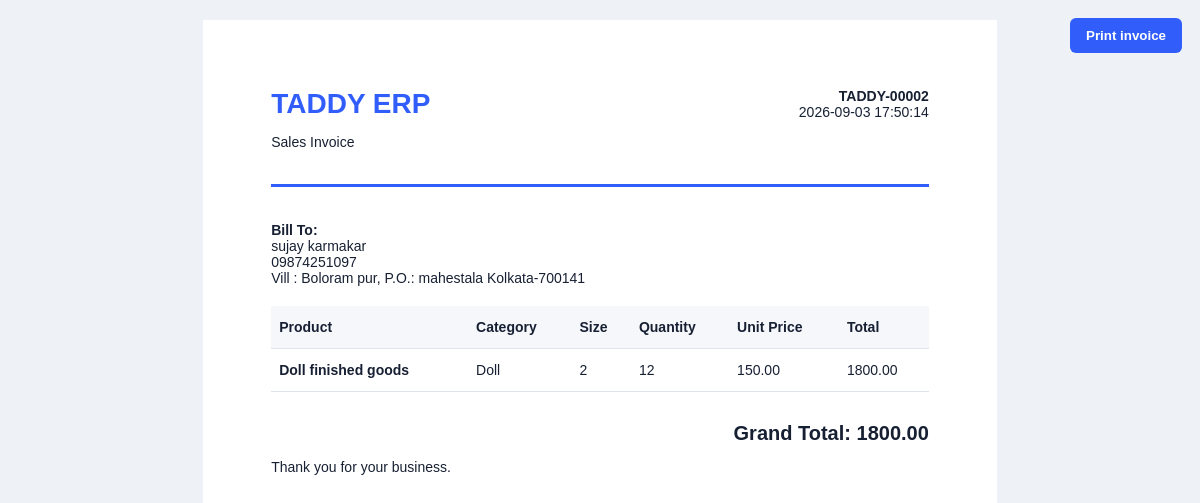
Screenshot of /invoice/TADDY-00002 (signed in) with the database file from the repository.
### tables this page shows
CREATE TABLE invoices (
                    id INTEGER PRIMARY KEY AUTOINCREMENT,
                    sale_id INTEGER NOT NULL, invoice_no TEXT NOT NULL UNIQUE,
                    customer_name TEXT NOT NULL, total REAL NOT NULL,
                    created_at TIMESTAMP DEFAULT CURRENT_TIMESTAMP,
                    FOREIGN KEY(sale_id) REFERENCES sales(id)
                );

CREATE TABLE sales (
                    id INTEGER PRIMARY KEY AUTOINCREMENT,
                    customer_name TEXT NOT NULL, phone TEXT DEFAULT '',
                    product_name TEXT NOT NULL, category TEXT NOT NULL,
                    size TEXT NOT NULL, quantity INTEGER NOT NULL,
                    unit_price REAL NOT NULL, total REAL NOT NULL,
                    created_at TIMESTAMP DEFAULT CURRENT_TIMESTAMP
                , address TEXT DEFAULT '', transaction_id TEXT);

### app.py (the view)
@app.get("/invoice/<invoice_no>")
def invoice(invoice_no):
    invoice_data = inventory.get_invoice(invoice_no)
    if not invoice_data:
        return "Invoice not found", 404
    return render_template("invoice.html", invoice=invoice_data)

### app.py (called while the page is built)
@app.before_request
def require_login():
    public_endpoints = {"login", "static"}
    if request.endpoint not in public_endpoints and not session.get("logged_in"):
        return redirect(url_for("login"))

### main.py (called while the page is built)
    def _connect(self):
        conn = sqlite3.connect(DB_PATH)
        conn.row_factory = sqlite3.Row
        conn.execute("PRAGMA foreign_keys = ON")
        return conn

    @contextmanager
    def _db(self):
        conn = self._connect()
        try:
            yield conn
            conn.commit()
        finally:
            conn.close()

### templates/invoice.html (shortened to what this page needs)
<!doctype html>
<html lang="en">
<head><meta charset="utf-8"><title>{{ invoice.invoice_no }} - TADDY ERP</title>
</head>
<body><button class="print" onclick="window.print()">Print invoice</button><main class="invoice">
  <div class="head"><div><h1>TADDY ERP</h1><p>Sales Invoice</p></div><div class="meta"><strong>{{ invoice.invoice_no }}</strong><br>{{ invoice.created_at }}</div></div>
  <div class="customer"><strong>Bill To:</strong><br>{{ invoice.customer_name }}{% if invoice.phone %}<br>{{ invoice.phone }}{% endif %}{% if invoice.address %}<br>{{ invoice.address }}{% endif %}</div>
  <table><tr><th>Product</th><th>Category</th><th>Size</th><th>Quantity</th><th>Unit Price</th><th>Total</th></tr>{% for line in invoice.lines %}<tr><td><strong>{{ line.product_name }}</strong></td><td>{{ line.category }}</td><td>{{ line.size }}</td><td>{{ line.quantity }}</td><td>{{ "%.2f"|format(line.unit_price) }}</td><td>{{ "%.2f"|format(line.total) }}</td></tr>{% endfor %}</table>
  <div class="total">Grand Total: {{ "%.2f"|format(invoice.total) }}</div><p>Thank you for your business.</p>
</main></body></html>

### templates/invoice.html (style rules this page uses)
* { box-sizing:border-box }
body { margin:0;background:#eef1f6;font:14px Arial;color:#172033 }
.invoice { width:210mm;min-height:297mm;margin:20px auto;padding:18mm;background:#fff }
.head { display:flex;justify-content:space-between;border-bottom:3px solid #315efb;padding-bottom:20px }
.head h1 { margin:0;color:#315efb }
.meta { text-align:right }
.customer { margin:35px 0 20px }
table { width:100%;border-collapse:collapse }
th,td { text-align:left;padding:13px 8px;border-bottom:1px solid #dfe3ea }
th { background:#f5f7fb }
.total { text-align:right;font-size:20px;font-weight:bold;margin-top:30px }
.print { position:fixed;top:18px;right:18px;padding:10px 16px;border:0;border-radius:6px;background:#315efb;color:#fff;font-weight:bold }

### rows the page displays
invoices: invoice_no "TADDY-00002", created_at "2026-09-03 17:50:14", customer_name "sujay karmakar", product_name "Doll finished goods", category "Doll", size "2", quantity "12", total "1800.00"
sales: phone "09874251097", address "Vill : Boloram pur, P.O.: mahestala Kolkata-700141", unit_price "150.00"
